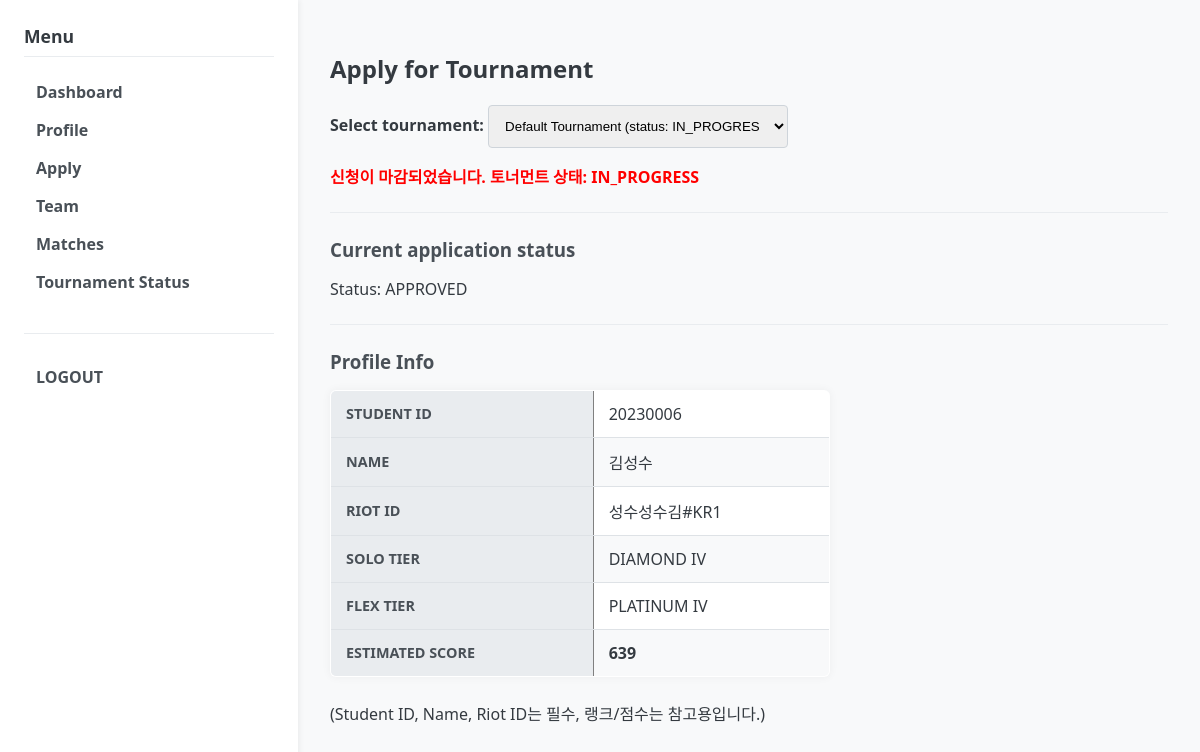
The page /user/apply (signed in) on the database as committed earlier.
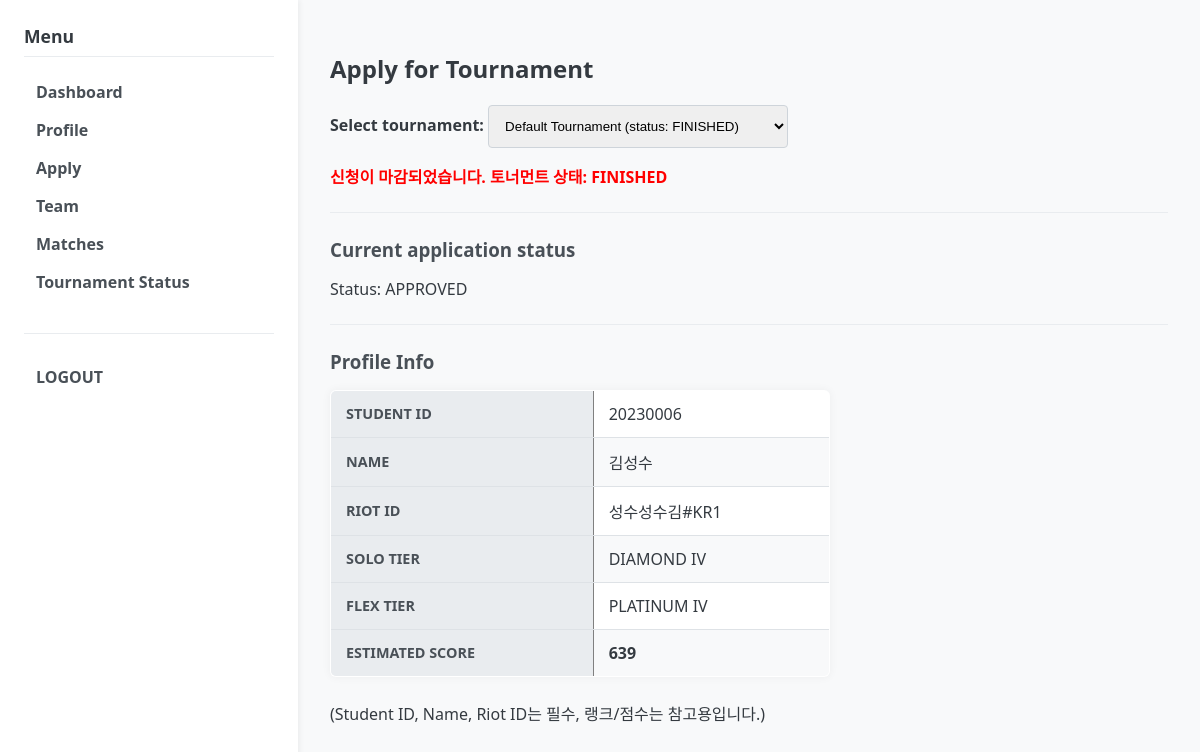
The same page on the database as committed later.
### models.py (models this page shows)
class Tournament(db.Model):
    __tablename__ = "tournaments"
    id = db.Column(db.Integer, primary_key=True)
    name = db.Column(db.String(128), nullable=False)
    type = db.Column(db.String(16), default="KNOCKOUT") # 대회 방식: "KNOCKOUT", "LEAGUE", "LEAGUE_FINAL"
    status = db.Column(db.String(32), default="OPEN")  # OPEN, IN_PROGRESS, FINISHED
    current_stage = db.Column(db.String(16), default="LEAGUE") # 현재 단계: LEAGUE, PLAYOFF, FINAL 등
    created_at = db.Column(db.DateTime, default=datetime.utcnow)
    participants = db.relationship("Participant", back_populates="tournament")
    teams = db.relationship("Team", back_populates="tournament")

### app.py (the view, shortened to what this page needs)
@app.route("/user/apply", methods=["GET", "POST"])
@login_required(role="USER")
def user_apply():
    user = current_user()
    tournaments = Tournament.query.all()
    selected_tournament_id = None
    if tournaments:
        selected_tournament_id = tournaments[0].id
    current_tournament = None
    is_application_open = False
    if selected_tournament_id:
        current_tournament = Tournament.query.get(selected_tournament_id)
        if current_tournament:
            if current_tournament.status == "OPEN":
                is_application_open = True
    current_participant = None
    if selected_tournament_id:
        current_participant = Participant.query.filter_by(
            user_id=user.id,
            tournament_id=selected_tournament_id,
        ).first()
    return render_template(
        "user/apply.html",
        user=user,
        tournaments=tournaments,
        selected_tournament_id=selected_tournament_id,
        current_participant=current_participant,
        is_application_open=is_application_open, # 템플릿에 전달
        current_tournament=current_tournament, # 템플릿에 전달
    )

### app.py (called while the page is built)
def current_user():
    user_id = session.get("user_id")
    if not user_id:
        return None
    user = User.query.get(user_id)
    return user

def login_required(role=None):
    def decorator(fn):
        from functools import wraps
        @wraps(fn)
        def wrapper(*args, **kwargs):
            user = current_user()
            active_role = session.get("role")
            if not user or not active_role:
                return redirect(url_for("login_page"))
            if role and active_role != role:
                flash("Permission denied. You are logged in as " + active_role + ".")
                return redirect(url_for("login_page"))
            return fn(*args, **kwargs)
        return wrapper
    return decorator

@app.context_processor
def inject_helpers():
    return dict(
        calculate_estimated_score=calculate_estimated_score,
        get_user_score=get_user_score,
        get_member_weighted_score=get_member_weighted_score,
    )

### templates/user/apply.html (shortened to what this page needs)
{% extends "base.html" %}
{% block content %}
<h2>Apply for Tournament</h2>
{% if not tournaments %}
    <p>No tournament available.</p>
{% else %}
    <form action="{{ url_for('user_apply') }}" method="post">
        <div>
            <label>Select tournament:
                <select name="tournament_id">
                    {% for t in tournaments %}
                        <option value="{{ t.id }}"
                            {% if t.id == selected_tournament_id %}selected{% endif %}>
                            {{ t.name }} (status: {{ t.status }})
                        </option>
                    {% endfor %}
                </select>
            </label>
        </div>
        {% if current_tournament and current_tournament.status in ("IN_PROGRESS", "RUNNING", "FINISHED") %}
            <div style="margin-top: 1rem; color: red; font-weight: bold;">
                신청이 마감되었습니다. 토너먼트 상태: {{ current_tournament.status }}
            </div>
        {% endif %}
    </form>
    <hr>
    <h3>Current application status</h3>
    {% if current_participant %}
        <p>Status: {{ current_participant.status }}</p>
    {% else %}
        <p>You have not applied for the selected tournament.</p>
    {% endif %}
    <hr>
    <h3>Profile Info</h3>
    <table border="1" cellpadding="5" style="max-width: 500px;">
        <tr>
            <th>Student ID</th>
            <td>{{ user.student_id or "Not set" }}</td>
        </tr>
        <tr>
            <th>Name</th>
            <td>{{ user.real_name or "Not set" }}</td>
        </tr>
        <tr>
            <th>Riot ID</th>
            <td>{{ user.summoner_riot_id or "Not set" }}</td>
        </tr>
        <tr>
            <th>Solo Tier</th>
            <td>{{ user.solo_tier or "No data" }}</td>
        </tr>
        <tr>
            <th>Flex Tier</th>
            <td>{{ user.flex_tier or "No data" }}</td>
        </tr>
        <tr>
            <th>Estimated Score</th>
            <td><strong>{{ calculate_estimated_score(user) or "No score (unranked)" }}</strong></td>
        </tr>
    </table>
    <p>(Student ID, Name, Riot ID는 필수, 랭크/점수는 참고용입니다.)</p>
{% endif %}
{% endblock %}

Rows that differ between the two databases and show on the page:
changed Tournament: status "IN_PROGRESS" → "FINISHED"
Other text that changed with them:
form field tournament_id: "Default Tournament (status: IN_PROGRESS)" → "Default Tournament (status: FINISHED)"
